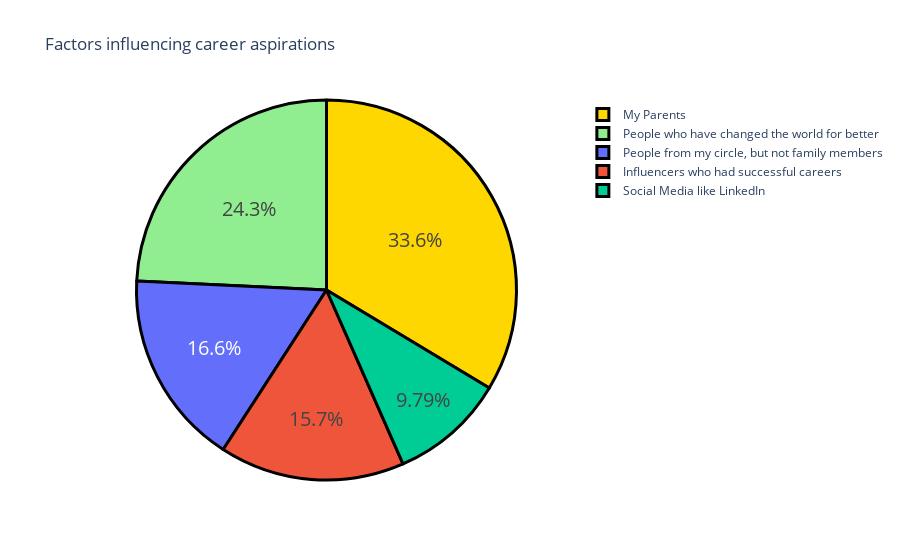

The cell this chart's notebook holds for it:
### Code cell
question1 = data["Which of the below factors influence the most about your career aspirations ?"].value_counts()
label = question1.index
counts = question1.values
colors = ['gold','lightgreen']
fig = go.Figure(data=[go.Pie(labels=label, values=counts)])
fig.update_layout(title_text='Factors influencing career aspirations')
fig.update_traces(hoverinfo='label+value', textinfo='percent', textfont_size=20,
                  marker=dict(colors=colors, line=dict(color='black', width=3)))
fig

### Figure 1 — Plotly figure (JSON) as saved in the notebook; plotly's stock layout.template omitted (floating-point values rounded to 4 significant figures)
{"data": [{"hoverinfo": "label+value", "labels": ["My Parents", "People who have changed the world for better", "People from my circle, but not family members", "Influencers who had successful careers", "Social Media like LinkedIn"], "marker": {"colors": ["gold", "lightgreen"], "line": {"color": "black", "width": 3}}, "textfont": {"size": 20}, "textinfo": "percent", "type": "pie", "values": [79, 57, 39, 37, 23]}], "layout": {"title": {"text": "Factors influencing career aspirations"}}}
